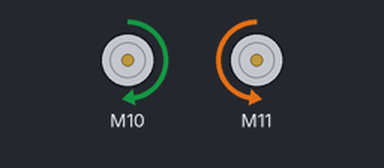
A sketch run on a simulated Arduino Uno, built with avr-gcc and run on an emulated ATmega328P. Shown: 2 × DC motor (green arrow = forward, orange = backward, longer = faster).

Above: at 0.5 s.
At 1.5 s:
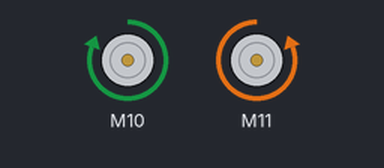
At 3.5 s:
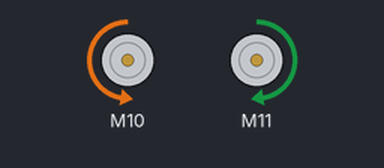
At 5.5 s:
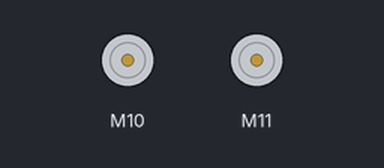
Timing chart, 0 to 7.8 s (numbered marks = the images above):
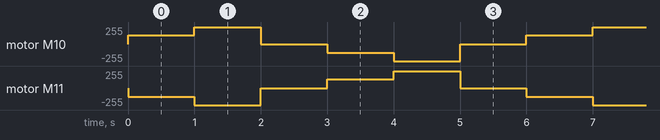

Measured:
- by itself, motor M10: repeats every 6.0 s: forward 255/255 1.0 s, stopped 1.0 s, backward 128/255 1.0 s, backward 255/255 1.0 s, stopped 1.0 s, forward 128/255 1.0 s
- by itself, motor M11: repeats every 6.0 s: backward 255/255 1.0 s, stopped 1.0 s, forward 128/255 1.0 s, forward 255/255 1.0 s, stopped 1.0 s, backward 128/255 1.0 s

The sketch:

PWM_DIR_DUAL.ino
```cpp
// (licence header left out)
 #include "CytronMotorDriver.h"


// Configure the motor driver.
CytronMD motor1(PWM_DIR, 10, 6);  // PWM 1 = Pin 3, DIR 1 = Pin 4.
CytronMD motor2(PWM_DIR, 11, 9); // PWM 2 = Pin 9, DIR 2 = Pin 10.


// The setup routine runs once when you press reset.
void setup() {

}


// The loop routine runs over and over again forever.
void loop() {
  motor1.setSpeed(128);   // Motor 1 runs forward at 50% speed.
  motor2.setSpeed(-128);  // Motor 2 runs backward at 50% speed.
  delay(1000);

  motor1.setSpeed(255);   // Motor 1 runs forward at full speed.
  motor2.setSpeed(-255);  // Motor 2 runs backward at full speed.
  delay(1000);

  motor1.setSpeed(0);     // Motor 1 stops.
  motor2.setSpeed(0);     // Motor 2 stops.
  delay(1000);

  motor1.setSpeed(-128);  // Motor 1 runs backward at 50% speed.
  motor2.setSpeed(128);   // Motor 2 runs forward at 50% speed.
  delay(1000);

  motor1.setSpeed(-255);  // Motor 1 runs backward at full speed.
  motor2.setSpeed(255);   // Motor 2 runs forward at full speed.
  delay(1000);

  motor1.setSpeed(0);     // Motor 1 stops.
  motor2.setSpeed(0);     // Motor 2 stops.
  delay(1000);
}
```
